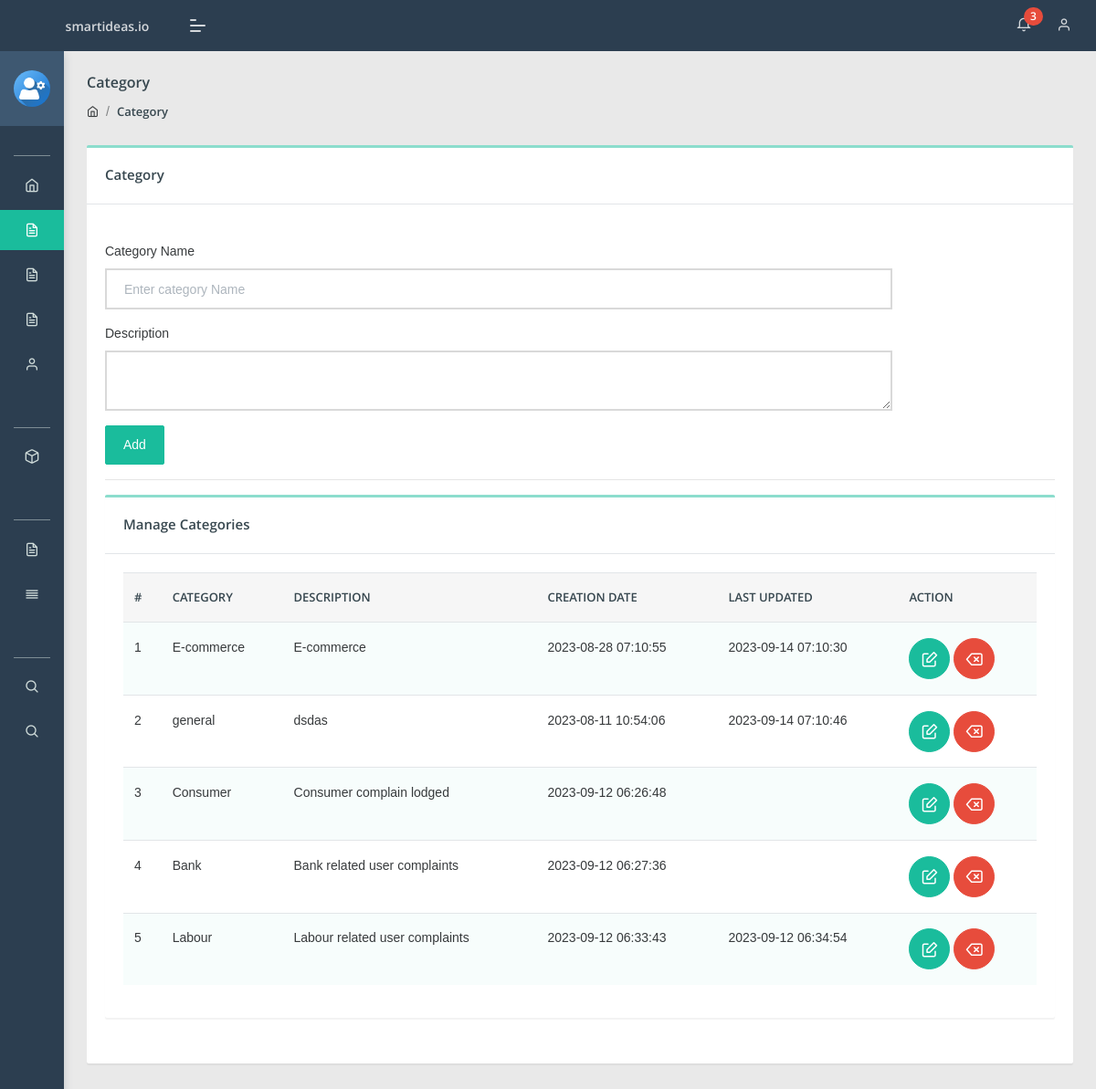
/admin/category.php (signed in), run on an earlier commit of the app's database.
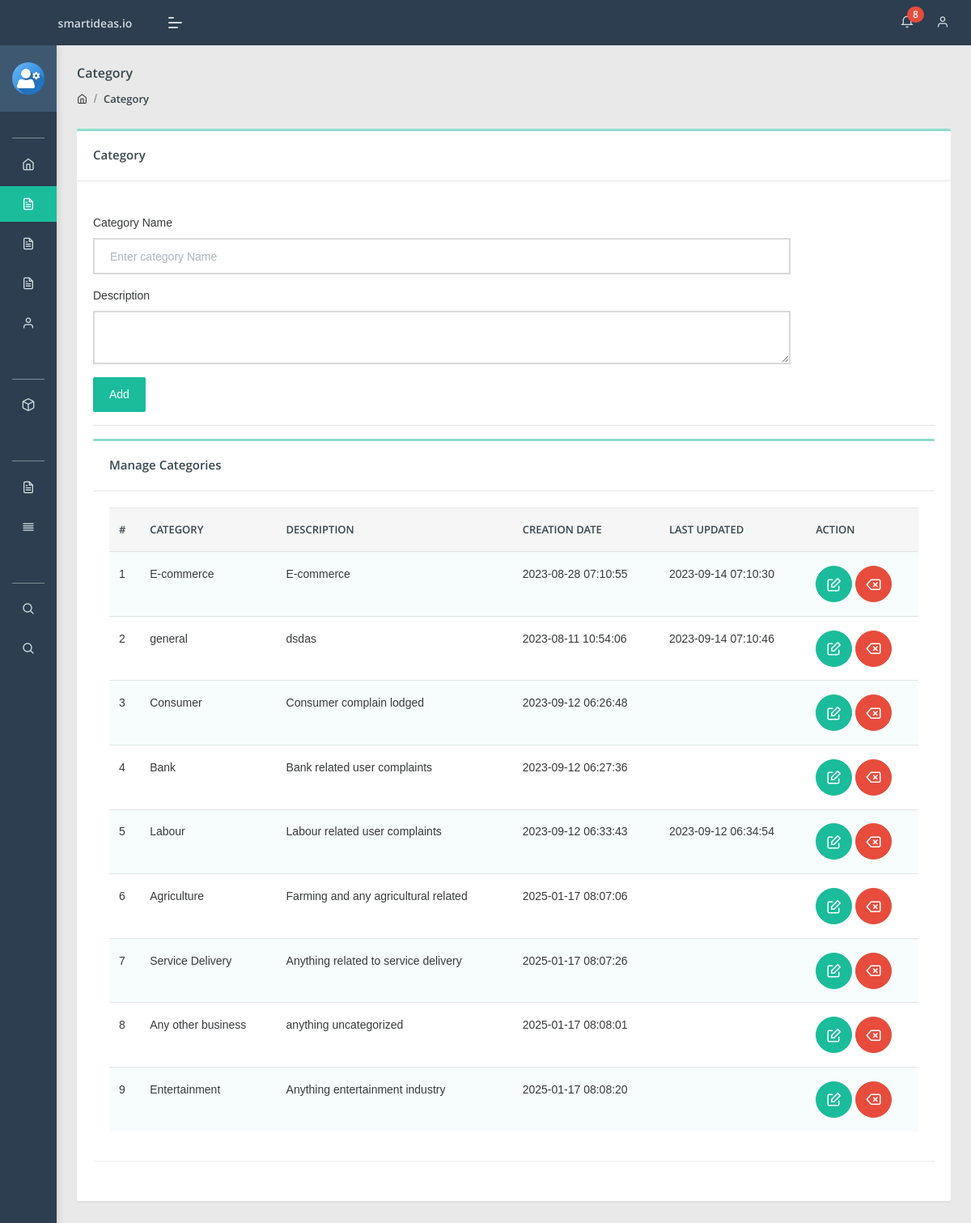
And on a later commit of the database.
### tables this page shows
CREATE TABLE `category` (
  `id` int NOT NULL AUTO_INCREMENT,
  `categoryName` varchar(255) DEFAULT NULL,
  `categoryDescription` longtext,
  `creationDate` timestamp NULL DEFAULT CURRENT_TIMESTAMP,
  `updationDate` timestamp NULL DEFAULT NULL ON UPDATE CURRENT_TIMESTAMP,
  PRIMARY KEY (`id`)
);

### admin/category.php (the view, shortened to what the changed rows need)
<?php
include('include/config.php');
if(strlen($_SESSION['aid'])==0)
    {
header('location:index.php');
}
else{
?>
<!DOCTYPE html>
<html lang="en">
<head>
    <link rel="stylesheet" href="assets/css/style.css">
</head>
<body class="">
	<?php include('include/sidebar.php');?>
	<?php include('include/header.php');?>
<section class="pcoded-main-container">
    <div class="pcoded-content">
        <div class="page-header">
            <div class="page-block">
                <div class="row align-items-center">
                    <div class="col-md-12">
                        <div class="page-header-title">
                            <h5 class="m-b-10">Category</h5>
                        </div>
                        <ul class="breadcrumb">
                            <li class="breadcrumb-item"><a href="dashboard.php"><i class="feather icon-home"></i></a></li>
                            <li class="breadcrumb-item"><a href="category.php">Category</a></li>
                        </ul>
                    </div>
                </div>
            </div>
        </div>
        <div class="row">
            <div class="col-sm-12">
                <div class="card">
                    <div class="card-header">
                        <h5>Category</h5>
                    </div>
                    <div class="card-body">
                        <div class="row">
                            <div class="col-md-10">
                                    <br />
                                <form method="post" name="Category">
                                    <div class="form-group">
                                        <label for="exampleInputEmail1">Category Name</label>
                                        <input type="text"placeholder="Enter category Name"  name="category" class="form-control" required="true">
                                    </div>
                                      <div class="form-group">
                                        <label for="exampleInputEmail1">Description</label>
                                        <textarea  name="description" class="form-control" ></textarea>
                                    </div>
                                    <button type="submit" class="btn  btn-primary" name="submit">Add</button>
                                </form>
                            </div>
                        </div>
                     <hr>
                      <div class="row">
                            <div class="col-xl-12">
                <div class="card">
                    <div class="card-header">
                        <h5>Manage Categories</h5>
                    </div>
                    <div class="card-body table-border-style">
                        <div class="table-responsive">
                            <table class="table table-striped">
                                <thead>
                                    <tr>
                                            <th>#</th>
                                            <th>Category</th>
                                            <th>Description</th>
                                            <th>Creation date</th>
                                            <th>Last Updated</th>
                                            <th>Action</th>
                                        </tr>
                                </thead>
                                <tbody>
                                    <?php $query=mysqli_query($con,"select * from category");
$cnt=1;
while($row=mysqli_fetch_array($query))
{
?>
                                        <tr>
                                            <td><?php echo htmlentities($cnt);?></td>
                                            <td><?php echo htmlentities($row['categoryName']);?></td>
                                            <td><?php echo htmlentities($row['categoryDescription']);?></td>
                                            <td> <?php echo htmlentities($row['creationDate']);?></td>
                                            <td><?php echo htmlentities($row['updationDate']);?></td>
                                            <td>
                                            <a href="edit-category.php?id=<?php echo $row['id']?>" class="btn btn-icon btn-primary btn-xs"><i class="feather icon-edit"></i></a>
                                            <a href="category.php?id=<?php echo $row['id']?>&del=delete" class="btn  btn-icon btn-danger" onClick="return confirm('Are you sure you want to delete?')"><i class="feather icon-delete"></i></a></td>
                                        </tr>
                                        <?php $cnt=$cnt+1; } ?>
                                </tbody>
                            </table>
                        </div>
                    </div>
                </div>
            </div>
                        </div>
                    </div>
                </div>
            </div>
        </div>
    </div>
</section>
</body>
</html>
<?php } ?>

### admin/include/header.php (shortened to what the changed rows need)
<header class="navbar pcoded-header navbar-expand-lg navbar-light header-dark">
				<div class="m-header">
					<a class="mobile-menu" id="mobile-collapse" href="#!"><span></span></a>
					<a href="dashboard.php" class="b-brand">
						<strong>smartideas.io</strong>
					</a>
				</div>
				<div class="collapse navbar-collapse">
					<ul class="navbar-nav ml-auto">
						<li>
							<div class="dropdown">
								<a class="dropdown-toggle" href="#" data-toggle="dropdown">
									<i class="icon feather icon-bell"></i>
									<?php
$rt = mysqli_query($con,"select tblcomplaints.*,users.fullName as name from tblcomplaints join users on users.id=tblcomplaints.userId where tblcomplaints.status is null");
$num1 = mysqli_num_rows($rt);
?>
									<span class="badge badge-pill badge-danger"><?php echo htmlentities($num1)?></span>
								</a>
							</div>
						</li>
						<li>
							<div class="dropdown drp-user">
								<a href="#" class="dropdown-toggle" data-toggle="dropdown">
									<i class="feather icon-user"></i>
								</a>
							</div>
						</li>
					</ul>
				</div>
	</header>

What changed in the data, as far as the page shows it:
added category: categoryName "Agriculture", categoryDescription "Farming and any agricultural related", creationDate "2025-01-17 08:07:06"
added category: categoryName "Service Delivery", categoryDescription "Anything related to service delivery", creationDate "2025-01-17 08:07:26"
added category: categoryName "Any other business", categoryDescription "anything uncategorized", creationDate "2025-01-17 08:08:01"
added category: categoryName "Entertainment", categoryDescription "Anything entertainment industry", creationDate "2025-01-17 08:08:20"
Also different on the page:
$num1: "3" → "8"
